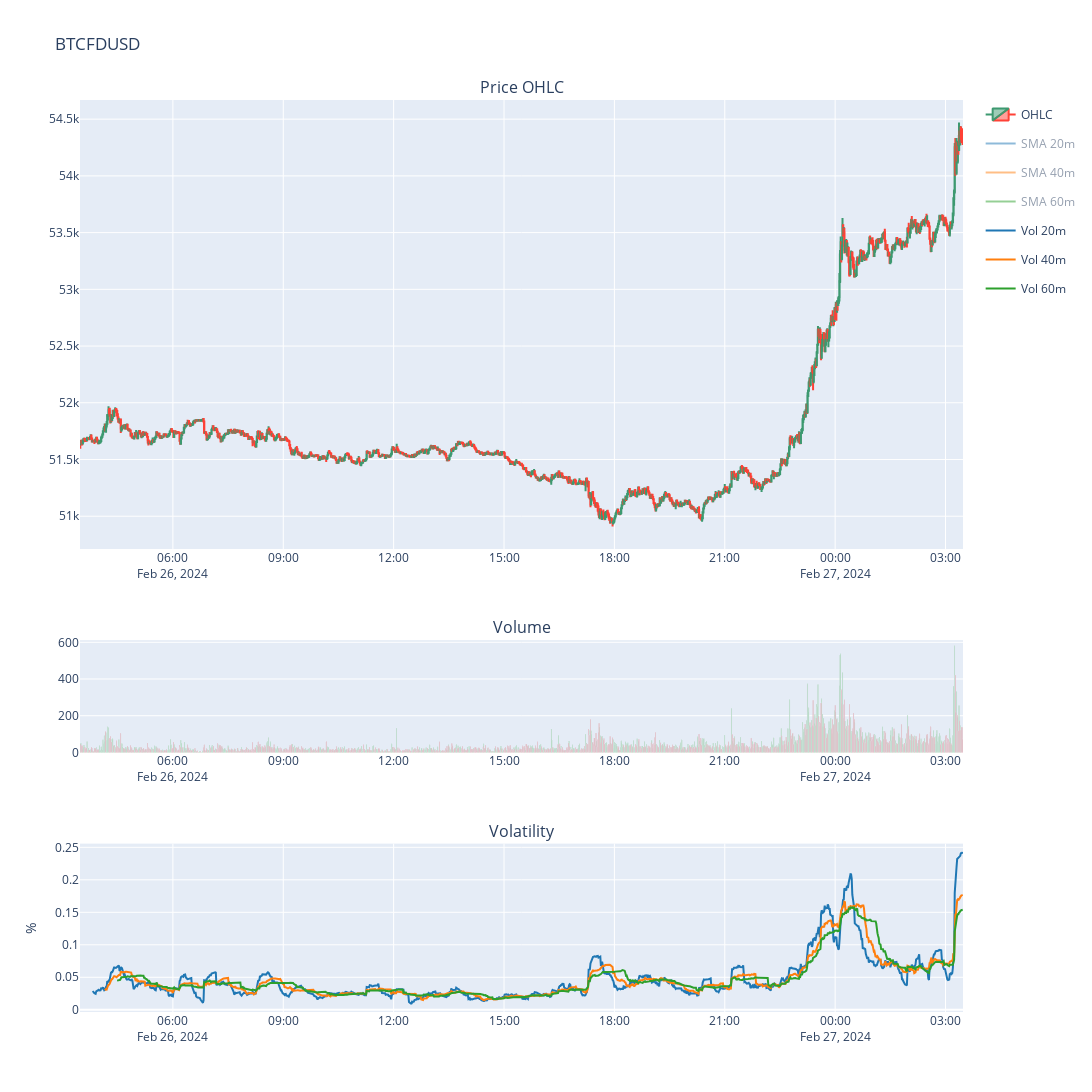

Here is the notebook cell this chart was saved with:
### Code cell
symbol = 'BTCFDUSD'
binance = Binance()
df = binance.get_historical_instrument_price(symbol, interval='1m', start_str='1 Day ago')
plot_price_ohcl(df, symbol)

### Figure 1 — Plotly figure (JSON) as saved in the notebook; plotly's stock layout.template omitted (floating-point values rounded to 4 significant figures; data arrays with more than 128 entries replaced by an {"elided": "..."} marker saying what was removed)
{"data": [{"close": {"elided": "1440 float values"}, "high": {"elided": "1440 float values"}, "legendgroup": "OHCL", "low": {"elided": "1440 float values"}, "name": "OHLC", "open": {"elided": "1440 float values"}, "type": "candlestick", "x": {"elided": "1440 str values"}, "xaxis": "x", "yaxis": "y"}, {"legendgroup": "SMA 20m", "marker": {"color": "rgb(31, 119, 180)"}, "name": "SMA 20m", "type": "scatter", "visible": "legendonly", "x": {"elided": "1440 str values"}, "xaxis": "x", "y": {"elided": "1440 float values"}, "yaxis": "y"}, {"legendgroup": "SMA 40m", "marker": {"color": "rgb(255, 127, 14)"}, "name": "SMA 40m", "type": "scatter", "visible": "legendonly", "x": {"elided": "1440 str values"}, "xaxis": "x", "y": {"elided": "1440 float values"}, "yaxis": "y"}, {"legendgroup": "SMA 60m", "marker": {"color": "rgb(44, 160, 44)"}, "name": "SMA 60m", "type": "scatter", "visible": "legendonly", "x": {"elided": "1440 str values"}, "xaxis": "x", "y": {"elided": "1440 float values"}, "yaxis": "y"}, {"marker": {"color": "rgb(44, 160, 44)"}, "showlegend": false, "type": "bar", "x": {"elided": "752 str values"}, "xaxis": "x2", "y": {"elided": "752 float values"}, "yaxis": "y2"}, {"marker": {"color": "rgb(214, 39, 40)"}, "showlegend": false, "type": "bar", "x": {"elided": "688 str values"}, "xaxis": "x2", "y": {"elided": "688 float values"}, "yaxis": "y2"}, {"line": {"width": 2}, "marker": {"color": "rgb(31, 119, 180)"}, "name": "Vol 20m", "showlegend": true, "type": "scatter", "x": {"elided": "1440 str values"}, "xaxis": "x3", "y": {"elided": "1440 float values"}, "yaxis": "y3"}, {"line": {"width": 2}, "marker": {"color": "rgb(255, 127, 14)"}, "name": "Vol 40m", "showlegend": true, "type": "scatter", "x": {"elided": "1440 str values"}, "xaxis": "x3", "y": {"elided": "1440 float values"}, "yaxis": "y3"}, {"line": {"width": 2}, "marker": {"color": "rgb(44, 160, 44)"}, "name": "Vol 60m", "showlegend": true, "type": "scatter", "x": {"elided": "1440 str values"}, "xaxis": "x3", "y": {"elided": "1440 float values"}, "yaxis": "y3"}], "layout": {"annotations": [{"font": {"size": 16}, "showarrow": false, "text": "Price OHLC", "x": 0.5, "xanchor": "center", "xref": "paper", "y": 1, "yanchor": "bottom", "yref": "paper"}, {"font": {"size": 16}, "showarrow": false, "text": "Volume", "x": 0.5, "xanchor": "center", "xref": "paper", "y": 0.4077, "yanchor": "bottom", "yref": "paper"}, {"font": {"size": 16}, "showarrow": false, "text": "Volatility", "x": 0.5, "xanchor": "center", "xref": "paper", "y": 0.1846, "yanchor": "bottom", "yref": "paper"}], "height": 1200, "hovermode": "x", "title": {"text": "BTCFDUSD"}, "width": 1500, "xaxis": {"anchor": "y", "domain": [0, 1], "matches": "x3", "rangeslider": {"visible": false}, "showticklabels": true}, "xaxis2": {"anchor": "y2", "domain": [0, 1], "matches": "x3", "showticklabels": true}, "xaxis3": {"anchor": "y3", "domain": [0, 1]}, "yaxis": {"anchor": "x", "domain": [0.5077, 1]}, "yaxis2": {"anchor": "x2", "domain": [0.2846, 0.4077]}, "yaxis3": {"anchor": "x3", "domain": [0, 0.1846], "title": {"text": "%"}}}}
